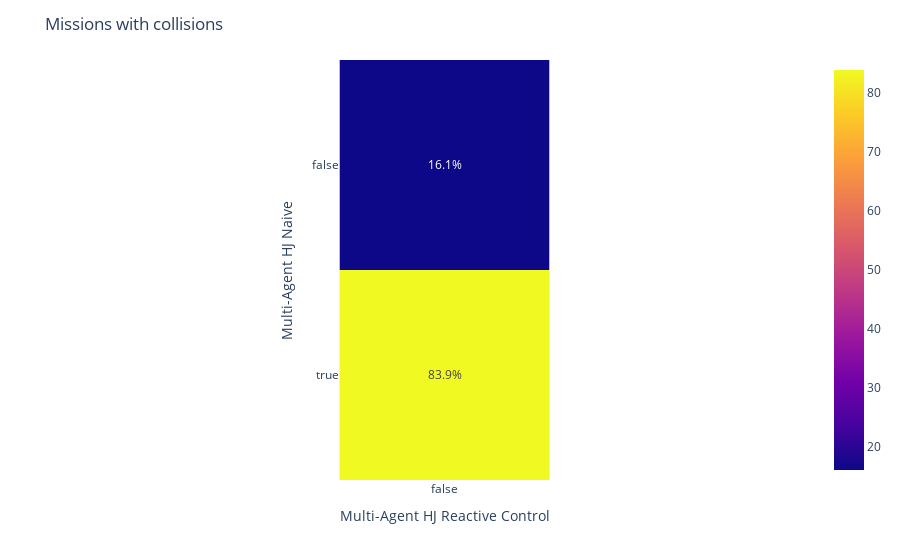

Notebook source saved alongside this figure:
### Markdown cell above
+  Missions with collisions

### Code cell
fig_conf_react_coll = plot_confusion_matrix(metrics_hj_naive["Number_of_collision"]>0, 
                        metrics_hj_reactive["Number_of_collision"]>0, 'Multi-Agent HJ Naive', 
                        'Multi-Agent HJ Reactive Control', title_name="Missions with collisions")

### Figure 1 — Plotly figure (JSON) as saved in the notebook; plotly's stock layout.template omitted (floating-point values rounded to 4 significant figures)
{"data": [{"coloraxis": "coloraxis", "hovertemplate": "Multi-Agent HJ Reactive Control: %{x}<br>Multi-Agent HJ Naive: %{y}<br>color: %{z}<extra></extra>", "name": "0", "text": [[16.13], [83.87]], "textfont": {"size": 12}, "texttemplate": "%{text:.1f}%", "type": "heatmap", "x": [false], "xaxis": "x", "y": [false, true], "yaxis": "y", "z": [[16.13], [83.87]]}], "layout": {"coloraxis": {"colorscale": [[0, "#0d0887"], [0.1111, "#46039f"], [0.2222, "#7201a8"], [0.3333, "#9c179e"], [0.4444, "#bd3786"], [0.5556, "#d8576b"], [0.6667, "#ed7953"], [0.7778, "#fb9f3a"], [0.8889, "#fdca26"], [1, "#f0f921"]]}, "margin": {"t": 60}, "title": {"text": "Missions with collisions"}, "xaxis": {"anchor": "y", "constrain": "domain", "domain": [0, 1], "scaleanchor": "y", "title": {"text": "Multi-Agent HJ Reactive Control"}}, "yaxis": {"anchor": "x", "autorange": "reversed", "constrain": "domain", "domain": [0, 1], "title": {"text": "Multi-Agent HJ Naive"}}}}
